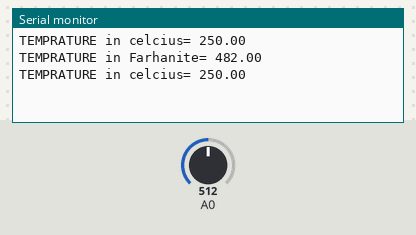
Recording of a sketch running on a simulated Arduino Uno, built with avr-gcc and run on an emulated ATmega328P. Shown: the last lines printed to the serial monitor. The inputs (shaded band) are chosen by the test bench; at power-on: A0 = 512.

Above: at 1.8 s.
1.9 s: A0 set to 716
At 2.8 s:
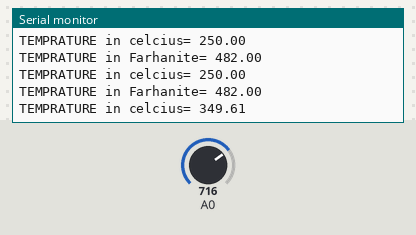
3.4 s: A0 set to 900
At 4.4 s:
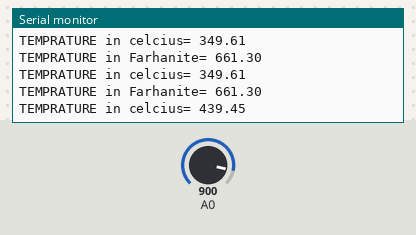
Timing chart, 0 to 6.4 s (numbered marks = the images above; inputs shaded):
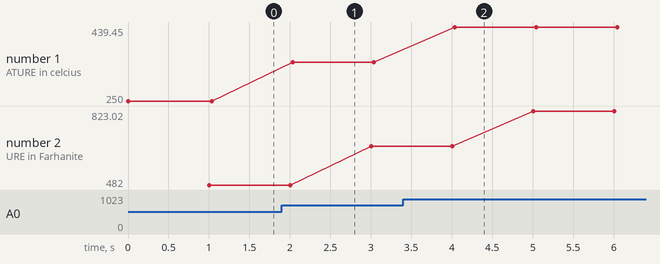

The sketch:

LM__.ino
```cpp
int val; // declaring valriable to store the sensor readings

void setup()
{
  Serial.begin(9600);
}
void loop()
{
  val = analogRead(A0);                     // taking the input from the analog pin A0

  //Serial.print(val);                      // Just to check the sensor readings

  float mv = ( val/1024.0)*5000;           // equation to covert the sensor values into known format
  float cel = mv/10;                       // to change the readings into celcius scale
  float farh = (cel*9)/5 + 32;             // to change the readings into farhanite scale
  Serial.print("TEMPRATURE in celcius= ");
  Serial.print(cel);

  Serial.println();
  delay(1000);


Serial.print("TEMPRATURE in Farhanite= ");
Serial.print(farh);

Serial.println();

}
```

Measured:
- after the input at 1.9 s, the serial monitor: prints a new line after 0.14 s (image 1)
- after the input at 3.4 s, the serial monitor: prints a new line after 0.64 s (image 2)
- plotted number 1: 250 → 349.61 after the input at 1.9 s, 349.61 → 439.45 after the input at 3.4 s
- plotted number 2: 482 → 661.3 after the input at 1.9 s, 661.3 → 823.02 after the input at 3.4 s
